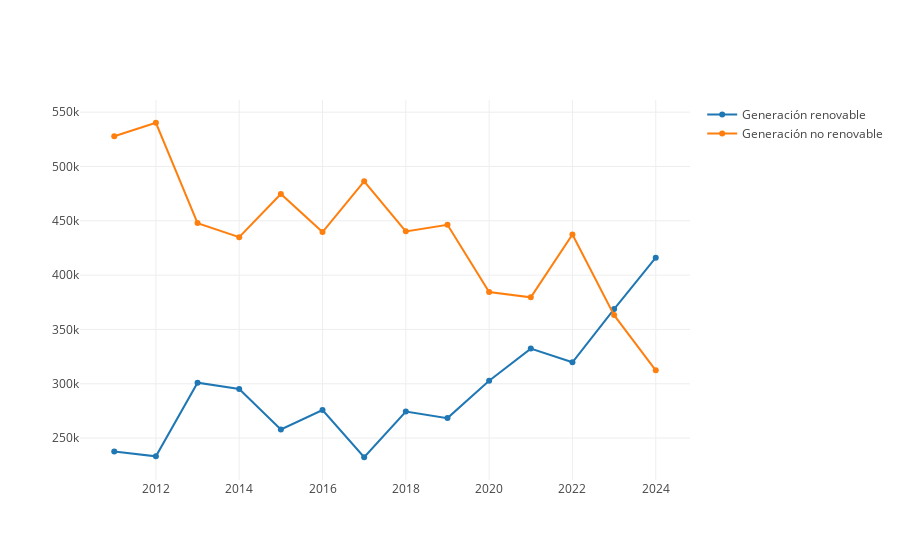

Notebook source saved alongside this figure:
### Code cell
val EnergiasParaAnalizar = Seq("Generación renovable", "Generación no renovable")
AnalisisEnergiasAnual(EnergiasParaAnalizar, dataFrameBalance)

### Figure 1 — Plotly figure (JSON) as saved in the notebook; plotly's stock layout.template omitted (floating-point values rounded to 4 significant figures)
{"data": [{"name": "Generación renovable", "type": "scatter", "x": ["2011", "2012", "2013", "2014", "2015", "2016", "2017", "2018", "2019", "2020", "2021", "2022", "2023", "2024"], "y": [237600.0, 233200.0, 301000.0, 295100.0, 257900.0, 275800.0, 232400.0, 274500.0, 268400.0, 302700.0, 332400.0, 319800.0, 368800.0, 416100.0]}, {"name": "Generación no renovable", "type": "scatter", "x": ["2011", "2012", "2013", "2014", "2015", "2016", "2017", "2018", "2019", "2020", "2021", "2022", "2023", "2024"], "y": [527800.0, 540300.0, 447900.0, 435000.0, 474700.0, 439600.0, 486400.0, 440300.0, 446300.0, 384500.0, 379600.0, 437400.0, 363200.0, 312400.0]}], "layout": {"autosize": true, "xaxis": {"autorange": true, "range": [2010.0, 2025.0], "type": "linear"}, "yaxis": {"autorange": true, "range": [209800.0, 562800.0], "type": "linear"}}}
